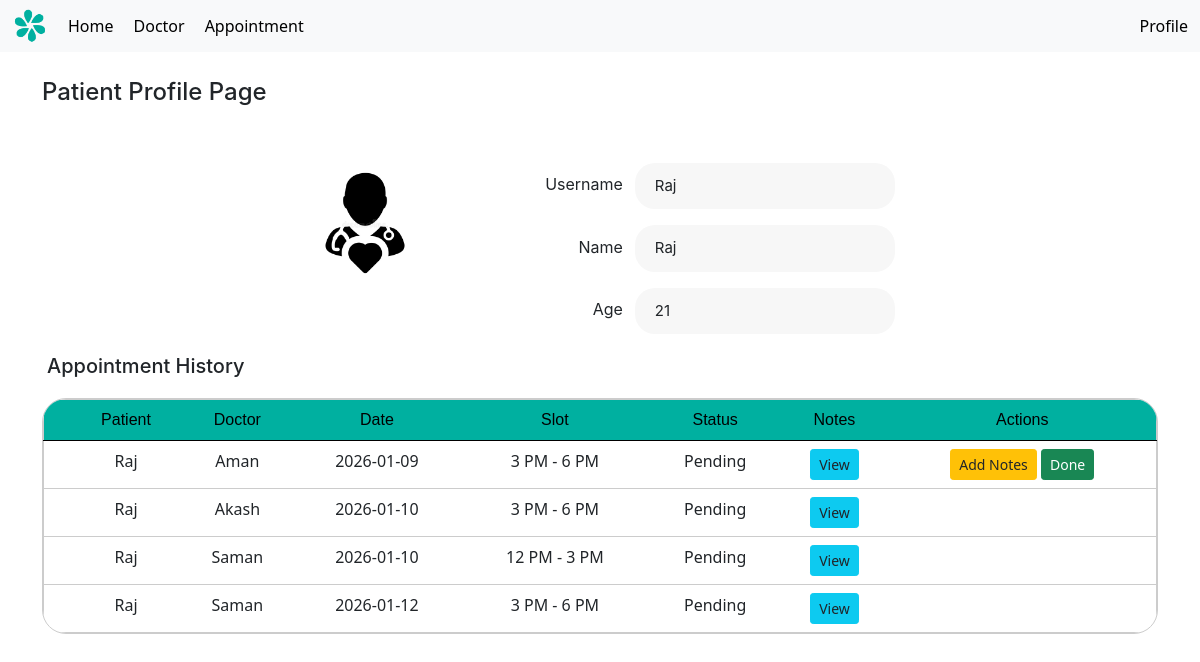
Page /patient/3 (signed in) on the committed database.
### models.py (models this page shows, shortened)
class patient(UserMixin, db.Model):
    id = db.Column(db.Integer, primary_key=True)
    username = db.Column(db.String(100), unique=True, nullable=False)
    name = db.Column(db.String(100), nullable=False)
    age = db.Column(db.Integer, nullable=False)
    password = db.Column(db.String(200), nullable=False)
    appointments = db.relationship('appointment', back_populates='patient', lazy=True)
    is_admin = db.Column(db.Boolean, default=False)
    is_doctor = db.Column(db.Boolean, default=False)

class appointment(db.Model):
    id = db.Column(db.Integer, primary_key=True)
    patient_id = db.Column(db.Integer, db.ForeignKey('patient.id'), nullable=False)
    doctor_id = db.Column(db.Integer, db.ForeignKey('doctor.id'), nullable=False)
    appointment_date = db.Column(db.Date, nullable=False)
    slot = db.Column(db.String(20), nullable=False)
    prescription = db.Column(db.Text, nullable=True)
    status = db.Column(db.Boolean, default=False)
    is_blocked = db.Column(db.Boolean, default=False)
    doctor = db.relationship('doctor', back_populates='appointments', lazy=True)
    patient = db.relationship('patient', back_populates='appointments', lazy=True)

class doctor(UserMixin, db.Model):
    id = db.Column(db.Integer, primary_key=True)
    username = db.Column(db.String(100), unique=True, nullable=False)
    password = db.Column(db.String(200), nullable=False)
    name = db.Column(db.String(100), nullable=False)
    specialization = db.Column(db.String(100), nullable=False)
    availability = db.Column(db.Date, nullable=True)
    timeSlots = db.relationship('timeSlot', back_populates='doctor', lazy=True)
    appointments = db.relationship('appointment', back_populates='doctor', lazy=True)
    is_admin = db.Column(db.Boolean, default=False)
    is_doctor = db.Column(db.Boolean, default=True)

### app.py (the view)
@app.route('/patient/<int:patient_id>')
@login_required
def patient_profile(patient_id):
    pat = patient.query.get_or_404(patient_id)
    appointments = appointment.query.filter(
        appointment.patient_id == patient_id,
        appointment.is_blocked == False,
        appointment.patient_id != 0
    ).order_by(
        appointment.appointment_date.asc()
    ).all()
    return render_template(
        'profile_page_p.html',
        pat=pat,
        appointments=appointments
    )

### app.py (called while the page is built)
@login_manager.user_loader
def load_user(user_id):
    user_type = session.get("user_type")
    if user_type == "doctor":
        return doctor.query.get(int(user_id))
    return patient.query.get(int(user_id))

@app.context_processor
def inject_user():
    return dict(current_user=current_user, request = request)

### templates/profile_page_p.html (shortened to what this page needs)
{% extends 'layout.html' %}
{% block content %}
<h1>Patient Profile Page</h1>
<div class="flex-column gap-16p" style="align-items: center;">
<div class="flex-column mx-auto gap-16p mt-5" style = "align-items: center; display: flex">
<div class="flex-row gap-120p">
    <div class="profile-container d-flex flex-column align-items-center" style="width: 50%; border-radius: 100px; overflow: clip; align-items: center">
    <img src="{{ url_for('static', filename='images/patient_avatar.webp') }}" alt="Patient Avatar" class="avatar-img mb-3" style="width: 120px; border-radius: 300px; ">
    </div>
    <div class="profile-details flex-column gap-16p">
        <div class="flex-row gap-12p" style="align-items: center; justify-content: flex-end">
            <div class="profile-label">Username</div>
            <div class="profile-field">{{ pat.username }}</div>
        </div>
        <div class="flex-row gap-12p" style="align-items: center; justify-content: flex-end">
            <div class="profile-label">Name</div>
            <div class="profile-field">{{ pat.name }}</div>
        </div>
        <div class="flex-row gap-12p" style="align-items: center; justify-content: flex-end">
            <div class="profile-label">Age</div>
            <div class="profile-field">{{ pat.age }}</div>
        </div>
    </div>
</div>
</div>
</div>
 <h5 style="margin-bottom: -28px; margin-top: 20px; margin-left: 5px;">Appointment History</h5>
<div class="flex-column mx-auto gap-16p mt-5" style = "align-items: center; display: flex">
<div style=" border: 1px solid #ccc; border-radius: 24px; width: 100%; overflow: clip;">
<table class="table" style="text-align: center; padding: 20px; border: 1px solid #ccc; margin-bottom: 0px;">
  <thead class="thead-darky">
    <tr>
        <th scope="col"></th>
        <th scope="col">Patient</th>
        <th scope="col">Doctor</th>
        <th scope="col">Date</th>
        <th scope="col">Slot</th>
        <th scope="col">Status</th>
        <th scope="col">Notes</th>
        <th scope="col">Actions</th>
    </tr>
  </thead>
  <tbody>
        {% for a in appointments %}
        <tr class="table-row-link">
            <th scope="row"></th>
            <td><a href="{{ url_for('patient_profile', patient_id=a.patient.id) }}">{{ a.patient.name }}</a></td>
            <td><a href="{{ url_for('doctor_profile', doctor_id=a.doctor.id) }}">{{ a.doctor.name }}</a></td>
            <td>{{ a.appointment_date }}</td>
            <td>{{ a.slot }}</td>
            <td>{% if a.status %}
        <div class="text-success fw-bold">Complete</div>
    {% else %}
        <div>Pending</div>
    {% endif %}</td>
            <td>
              <a href="{{ url_for('view_notes', appt_id=a.id) }}" class="btn btn-info btn-sm">
                  View
              </a>
            </td>
            <td>
                {% if (current_user.is_doctor and a.doctor_id == current_user.id) or current_user.is_admin %}
                    <a href="{{ url_for('add_notes', appt_id=a.id) }}" class="btn btn-warning btn-sm">
                        Add Notes
                    </a>
                {% endif %}
                {% if (current_user.is_doctor and a.doctor_id == current_user.id) or current_user.is_admin %}
                    <form action="{{ url_for('mark_done', appt_id=a.id) }}" method="POST" style="display:inline;">
                        <button class="btn btn-sm btn-success">
                            {% if a.status %}Undo{% else %}Done{% endif %}
                        </button>
                    </form>
                {% endif %}
            </td>
        </tr>
        {% endfor %}
  </tbody>
</table>
</div>
</div>
{% endblock %}

### static/styles.css (style rules this page uses)
.thead-darky { background-color: #00B0A0; color: black; font-weight: 400; border-style: none; font-family: 'Arial', sans-serif; }
table { text-align: center; }
.thead-darky th { font-weight: 400; font-size: 16px; }
.d-flex { display: flex; align-items: center; justify-content: space-between; }
.flex-column { display: flex; flex-direction: column; }
.flex-row { display: flex; flex-direction: row; }
.gap-12p { gap: 12px !important; }
.gap-16p { gap: 16px !important; }
.gap-120p { gap: 120px !important; }
h1, h2, h3, h4, h5, h6 { font-family: "inter", sans-serif; }
h1 { font-size: 24px !important; font-weight: 700; }
.profile-container { width: 50%; flex-wrap: nowrap }
.profile-field { background-color: #F7F7F7; border-radius: 20px; padding: 12px 20px; width: 260px; font-size: 15px; font-family: "inter", sans-serif; }
.profile-label { font-weight: 400; margin-bottom: 4px; font-family: "inter", sans-serif; }
.table-row-link a { text-decoration: none !important; color: inherit !important; }

### rows in the picture
patient: username "Raj", name "Raj", age "21"
appointment: patient.name "Raj", doctor.name "Aman", appointment_date "2026-01-09", slot "3 PM - 6 PM", status "Pending"
appointment: patient.name "Raj", doctor.name "Akash", appointment_date "2026-01-10", slot "3 PM - 6 PM", status "Pending"
appointment: patient.name "Raj", doctor.name "Saman", appointment_date "2026-01-10", slot "12 PM - 3 PM", status "Pending"
appointment: patient.name "Raj", doctor.name "Saman", appointment_date "2026-01-12", slot "3 PM - 6 PM", status "Pending"
